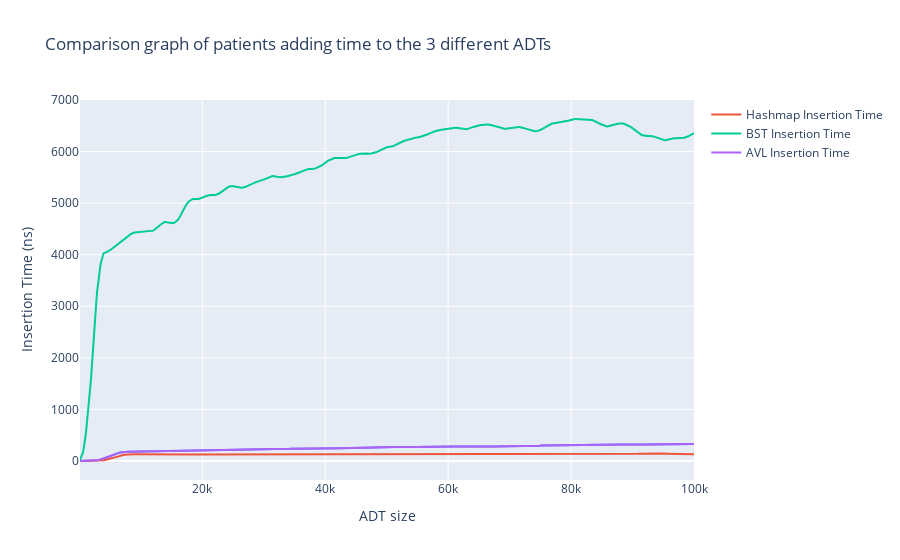

Notebook source saved alongside this figure:
### Code cell
n = 20  # the larger n is, the smoother curve will be
b = [1.0 / n] * n
a = 1

hashmap2 = hashmap
# hashmap2["t"] = lfilter(b, a, hashmap["t"])
# hashmap2["t"] = lfilter(b, a, hashmap["t"])


bst2 = bst
bst2["t"] = lfilter(b, a, bst["t"])
bst2["t"] = lfilter(b, a, bst["t"])

avl2 = avl
# avl2["t"] = lfilter(b, a, avl["t"])
# avl2["t"] = lfilter(b, a, avl["t"])

# avl['t'] = lfilter(b, a, avl["t"])
fig = px.line(avl2, x = 'n', y = 't', title='Comparison graph of patients adding time to the 3 different ADTs')

fig.add_scatter(x=hashmap2['n'], y=hashmap2['t'], name="Hashmap Insertion Time")
fig.add_scatter(x=bst2['n'], y=bst2['t'], name="BST Insertion Time")
fig.add_scatter(x=avl2['n'], y=avl2['t'], name="AVL Insertion Time")

fig.update_yaxes(title_text="Insertion Time (ns)")
fig.update_xaxes(title_text="ADT size")
fig.show()

### Figure 1 — Plotly figure (JSON) as saved in the notebook; plotly's stock layout.template omitted (floating-point values rounded to 4 significant figures; data arrays with more than 128 entries replaced by an {"elided": "..."} marker saying what was removed)
{"data": [{"hovertemplate": "n=%{x}<br>t=%{y}<extra></extra>", "legendgroup": "", "line": {"color": "#636efa", "dash": "solid"}, "marker": {"symbol": "circle"}, "mode": "lines", "name": "", "orientation": "v", "showlegend": false, "type": "scatter", "x": {"elided": "979 int values"}, "xaxis": "x", "y": {"elided": "979 float values"}, "yaxis": "y"}, {"name": "Hashmap Insertion Time", "type": "scatter", "x": {"elided": "945 int values"}, "y": {"elided": "945 float values"}}, {"name": "BST Insertion Time", "type": "scatter", "x": {"elided": "975 int values"}, "y": {"elided": "975 float values"}}, {"name": "AVL Insertion Time", "type": "scatter", "x": {"elided": "979 int values"}, "y": {"elided": "979 float values"}}], "layout": {"legend": {"tracegroupgap": 0}, "title": {"text": "Comparison graph of patients adding time to the 3 different ADTs"}, "xaxis": {"anchor": "y", "domain": [0, 1], "title": {"text": "ADT size"}}, "yaxis": {"anchor": "x", "domain": [0, 1], "title": {"text": "Insertion Time (ns)"}}}}
